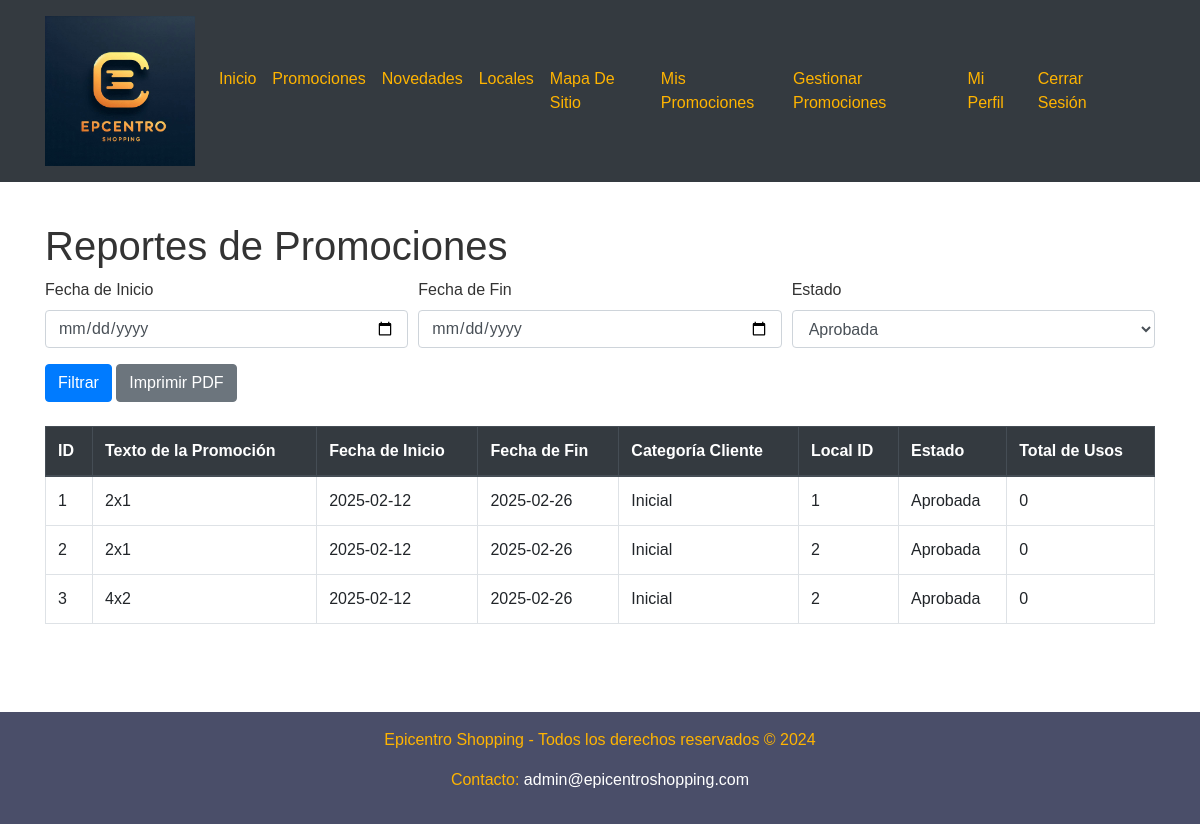
Screenshot of /reportesDueño.php?estadoPromo=Aprobada (signed in) with the database file from the repository.
### tables this page shows
CREATE TABLE `promociones` (
  `id` int(11) NOT NULL,
  `local_id` int(11) DEFAULT NULL,
  `textoPromo` varchar(200) NOT NULL,
  `fecha_inicio` date NOT NULL,
  `fecha_fin` date NOT NULL,
  `diasSemana` varchar(70) NOT NULL,
  `categoriaCliente` enum('Inicial','Medium','Premium') NOT NULL,
  `estadoPromo` set('Pendiente','Aprobada','Denegada') NOT NULL
);

### public/reportesDueño.php (the view, shortened to what this page needs)
<?php
include '../env/shopping_db.php';
$user_id = $_SESSION['user_id'];
$filters = [];
$sql = "SELECT p.id, p.textoPromo, p.fecha_inicio, p.fecha_fin, p.categoriaCliente, p.local_id, p.estadoPromo,
               (SELECT COUNT(*) FROM promociones_cliente pc WHERE pc.idPromocion = p.id AND pc.estado = 'aceptada') AS totalPromos
        FROM promociones p
        WHERE p.local_id IN (SELECT id FROM locales WHERE idUsuario = ?)";
if (isset($_GET['estadoPromo']) && $_GET['estadoPromo'] != '') {
    $filters[] = "p.estadoPromo = '" . $conn->real_escape_string($_GET['estadoPromo']) . "'";
}
if (count($filters) > 0) {
    $sql .= " AND " . implode(" AND ", $filters);
}
$stmt = $conn->prepare($sql);
$stmt->bind_param("i", $user_id);
$stmt->execute();
$result = $stmt->get_result();
?>
<!DOCTYPE html>
<html lang="es">
<head>
    <link rel="stylesheet" href="https://stackpath.bootstrapcdn.com/bootstrap/4.5.2/css/bootstrap.min.css">
    <link rel="stylesheet" href="../css/styles.css">
</head>
<body>
    <div class="wrapper">
    <?php include '../includes/header.php'; ?>
        <main class="container my-4">
            <h1>Reportes de Promociones</h1>
            <form method="GET" action="reportesDueño.php">
                <div class="form-row">
                    <div class="form-group col-md-4">
                        <label for="fecha_inicio">Fecha de Inicio</label>
                        <input type="date" class="form-control" id="fecha_inicio" name="fecha_inicio" value="<?php echo isset($_GET['fecha_inicio']) ? $_GET['fecha_inicio'] : ''; ?>">
                    </div>
                    <div class="form-group col-md-4">
                        <label for="fecha_fin">Fecha de Fin</label>
                        <input type="date" class="form-control" id="fecha_fin" name="fecha_fin" value="<?php echo isset($_GET['fecha_fin']) ? $_GET['fecha_fin'] : ''; ?>">
                    </div>
                    <div class="form-group col-md-4">
                        <label for="estadoPromo">Estado</label>
                        <select class="form-control" id="estadoPromo" name="estadoPromo">
                            <option value="Aprobada" <?php echo (isset($_GET['estadoPromo']) && $_GET['estadoPromo'] == 'Aprobada') ? 'selected' : ''; ?>>Aprobada</option>
                        </select>
                    </div>
                </div>
                <button type="submit" class="btn btn-primary">Filtrar</button>
                <button type="submit" name="generate_pdf" class="btn btn-secondary">Imprimir PDF</button>
            </form>
            <div class="table-responsive mt-4">
                <table class="table table-bordered">
                    <thead class="thead-dark">
                        <tr>
                            <th>ID</th>
                            <th>Texto de la Promoción</th>
                            <th>Fecha de Inicio</th>
                            <th>Fecha de Fin</th>
                            <th>Categoría Cliente</th>
                            <th>Local ID</th>
                            <th>Estado</th>
                            <th>Total de Usos</th>
                        </tr>
                    </thead>
                    <tbody>
                        <?php
                        if ($result->num_rows > 0) {
                            while ($row = $result->fetch_assoc()) {
                                echo "<tr>";
                                echo "<td>" . $row['id'] . "</td>";
                                echo "<td>" . $row['textoPromo'] . "</td>";
                                echo "<td>" . $row['fecha_inicio'] . "</td>";
                                echo "<td>" . $row['fecha_fin'] . "</td>";
                                echo "<td>" . $row['categoriaCliente'] . "</td>";
                                echo "<td>" . $row['local_id'] . "</td>";
                                echo "<td>" . $row['estadoPromo'] . "</td>";
                                echo "<td>" . $row['totalPromos'] . "</td>";
                                echo "</tr>";
                            }
                        } else {
                            echo "<tr><td colspan='9'>No hay promociones</td></tr>";
                        }
                        ?>
                    </tbody>
                </table>
            </div>
        </main>
        <?php include '../includes/footer.php'; ?>
    </div>
</body>
</html>

### css/styles.css (style rules this page uses)
body { background-color: #fff; color: #333; font-family: Arial, sans-serif; margin: 0; padding: 0; }
main { padding: 1rem; }
.wrapper { display: grid; min-height: 100vh; grid-template-rows: auto 1fr auto; }

### rows the page displays
promociones: id "1", textoPromo "2x1", fecha_inicio "2025-02-12", fecha_fin "2025-02-26", categoriaCliente "Inicial", local "1", estadoPromo "Aprobada", totalPromos "0"
promociones: id "2", textoPromo "2x1", fecha_inicio "2025-02-12", fecha_fin "2025-02-26", categoriaCliente "Inicial", local "2", estadoPromo "Aprobada", totalPromos "0"
promociones: id "3", textoPromo "4x2", fecha_inicio "2025-02-12", fecha_fin "2025-02-26", categoriaCliente "Inicial", local "2", estadoPromo "Aprobada", totalPromos "0"
